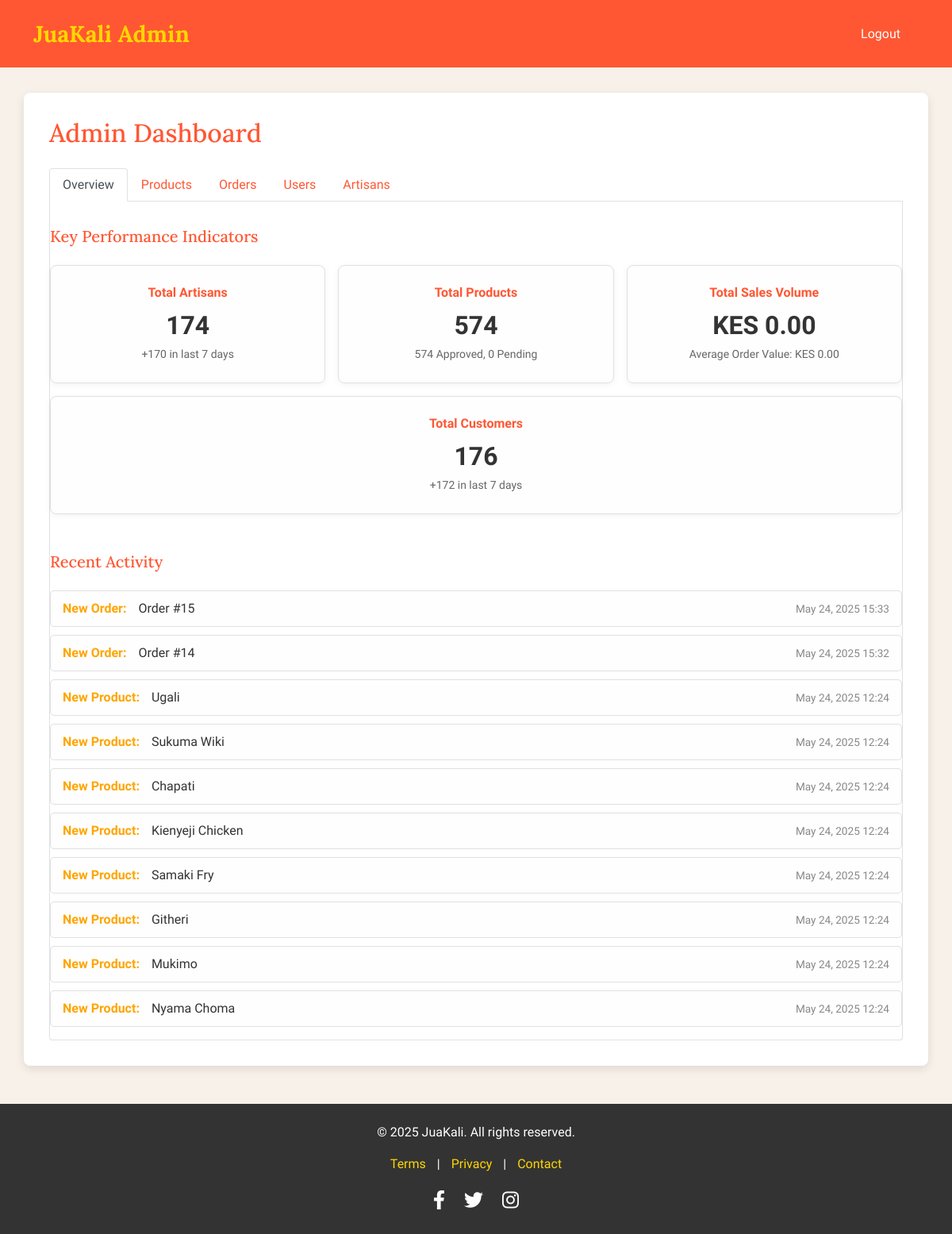
Page /admin/admin-dashboard.php (signed in) on the earlier database version.
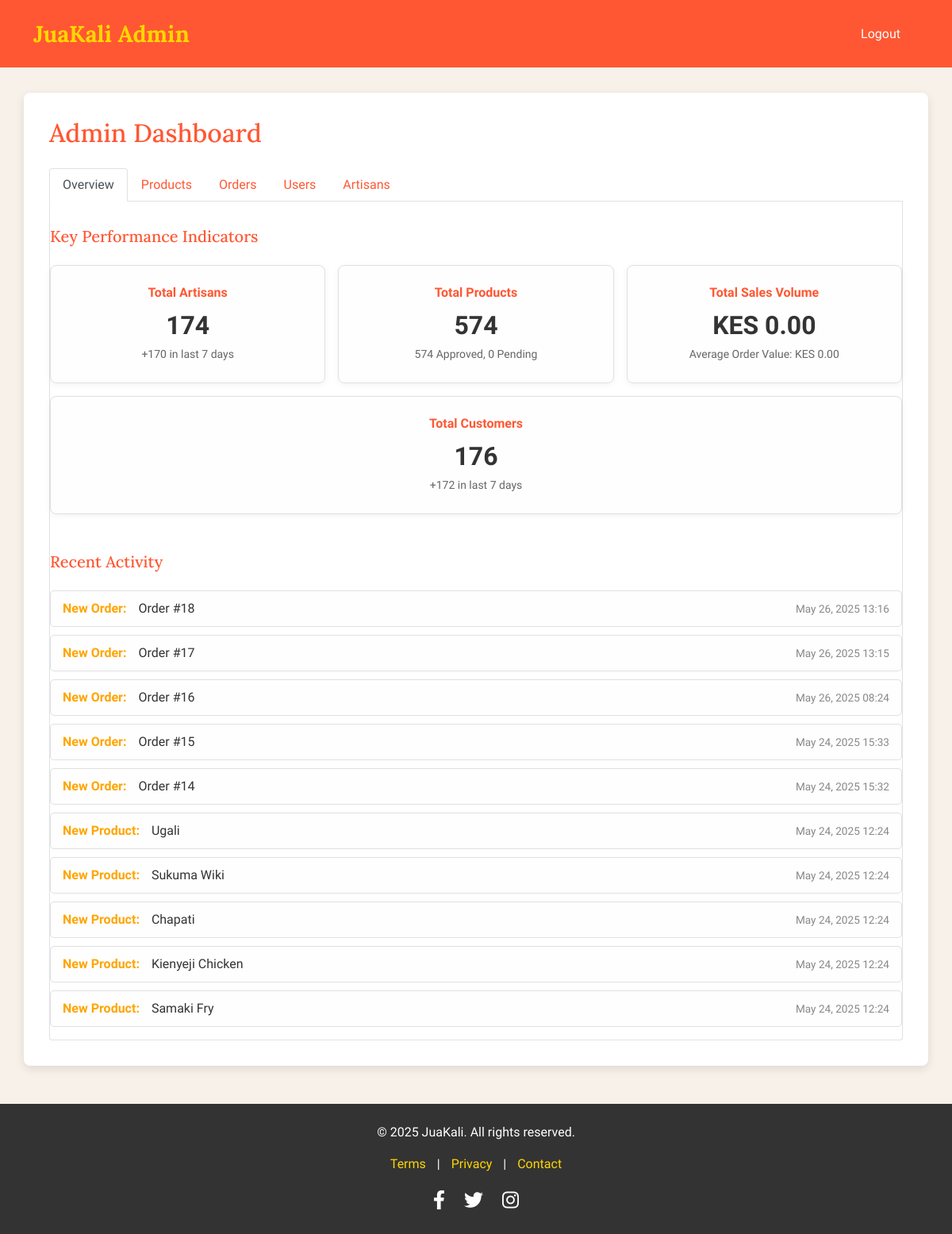
Same page on the later database version.
### tables this page shows
CREATE TABLE `orders` (
  `id` int(11) NOT NULL,
  `user_id` int(11) NOT NULL,
  `total` decimal(10,2) NOT NULL,
  `status` enum('Processing','Delivered','Cancelled') DEFAULT 'Processing',
  `tracking_number` varchar(255) DEFAULT NULL,
  `payment_method` varchar(50) DEFAULT NULL,
  `delivery_option` varchar(100) DEFAULT NULL,
  `created_at` timestamp NOT NULL DEFAULT current_timestamp(),
  `payment_status` varchar(20) DEFAULT 'pending',
  `checkout_request_id` varchar(100) DEFAULT NULL,
  `mpesa_phone_number` varchar(20) DEFAULT NULL
);

CREATE TABLE `products` (
  `id` int(11) NOT NULL,
  `name` varchar(100) NOT NULL,
  `description` text DEFAULT NULL,
  `price` decimal(10,2) NOT NULL,
  `image_url` varchar(255) DEFAULT NULL,
  `artisan_id` int(11) DEFAULT NULL,
  `status` enum('Pending','Approved') DEFAULT 'Pending',
  `created_at` timestamp NOT NULL DEFAULT current_timestamp(),
  `is_featured` tinyint(1) DEFAULT 0,
  `category` varchar(50) DEFAULT NULL,
  `quantity` int(11) DEFAULT 10
);

### functions.php (called while the page is built, shortened)
<?php
require_once 'config.php';
function getRecentActivities($limit = 10) {
    global $pdo;
    $activities = [];
    $stmt = $pdo->query("SELECT id, name, created_at, 'product_upload' AS type FROM products ORDER BY created_at DESC LIMIT {$limit}");
    while ($row = $stmt->fetch()) {
        $activities[] = $row;
    }
    $stmt = $pdo->query("SELECT id, created_at, 'new_order' AS type FROM orders ORDER BY created_at DESC LIMIT {$limit}");
    while ($row = $stmt->fetch()) {
        $activities[] = $row;
    }
    $stmt = $pdo->query("SELECT id, name, created_at, 'user_registration' AS type FROM users ORDER BY created_at DESC LIMIT {$limit}");
    while ($row = $stmt->fetch()) {
        $activities[] = $row;
    }
    usort($activities, function($a, $b) {
        return strtotime($b['created_at']) - strtotime($a['created_at']);
    });
    return array_slice($activities, 0, $limit);
}
?>

### admin/admin-dashboard.php (the view, shortened to what the changed rows need)
<?php
require_once '../functions.php';
$recentActivities = getRecentActivities(10);
$active_tab = isset($_GET['tab']) ? $_GET['tab'] : 'overview';
?>
<!DOCTYPE html>
<html lang="en">
<head>
    <link href="https://cdn.jsdelivr.net/npm/bootstrap@5.3.0/dist/css/bootstrap.min.css" rel="stylesheet">
    <link rel="stylesheet" href="https://cdnjs.cloudflare.com/ajax/libs/font-awesome/6.0.0-beta3/css/all.min.css">
</head>
<body>
    <div class="container dashboard-container">
        <h2>Admin Dashboard</h2>
        <div class="tab-content" id="adminDashboardTabContent">
            <div class="tab-pane fade <?php echo ($active_tab == 'overview' ? 'show active' : ''); ?>"
                 id="overview" role="tabpanel" aria-labelledby="overview-tab">
                <?php if (!empty($recentActivities)): ?>
                    <ul class="activity-list">
                        <?php foreach ($recentActivities as $activity): ?>
                            <li>
                                <span class="activity-type">
                                    <?php
                                    if ($activity['type'] == 'product_upload') echo 'New Product:';
                                    elseif ($activity['type'] == 'new_order') echo 'New Order:';
                                    elseif ($activity['type'] == 'user_registration') echo 'New User:';
                                    ?>
                                </span>
                                <span class="activity-detail">
                                    <?php
                                    if ($activity['type'] == 'product_upload') echo htmlspecialchars($activity['name']);
                                    elseif ($activity['type'] == 'new_order') echo 'Order #' . htmlspecialchars($activity['id']);
                                    elseif ($activity['type'] == 'user_registration') echo htmlspecialchars($activity['name']);
                                    ?>
                                </span>
                                <span class="activity-time"><?php echo date('M d, Y H:i', strtotime($activity['created_at'])); ?></span>
                            </li>
                        <?php endforeach; ?>
                    </ul>
                <?php else: ?>
                    <p class="no-data">No recent activity to display.</p>
                <?php endif; ?>
            </div>
        </div>
    </div>
</body>
</html>

Differences in the rows shown:
no longer on this page (row unchanged): products: shows "New Product:", name "Githeri", created_at "May 24, 2025 12:24"
no longer on this page (row unchanged): products: shows "New Product:", name "Mukimo", created_at "May 24, 2025 12:24"
no longer on this page (row unchanged): products: shows "New Product:", name "Nyama Choma", created_at "May 24, 2025 12:24"
added orders: shows "New Order:", id "18", created_at "May 26, 2025 13:16"
added orders: shows "New Order:", id "17", created_at "May 26, 2025 13:15"
added orders: shows "New Order:", id "16", created_at "May 26, 2025 08:24"
